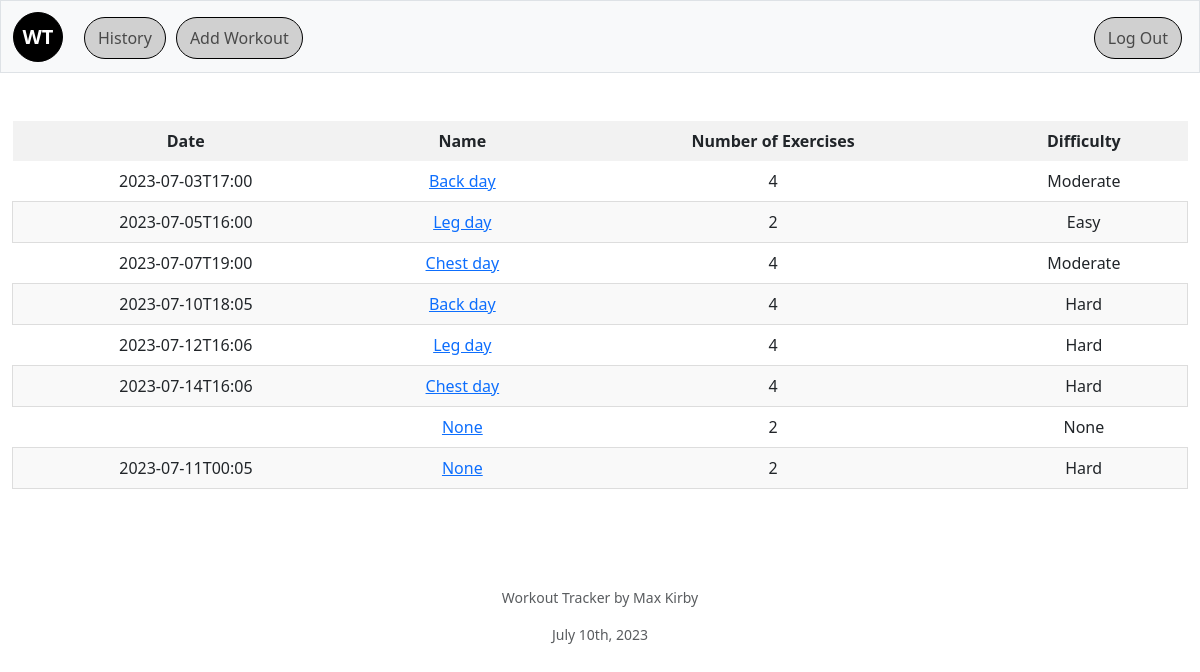
Screenshot of /history (signed in) with the database file from the repository.
### tables this page shows
CREATE TABLE workouts (
    workout_id INTEGER PRIMARY KEY,
    user_id INTEGER,
    workout_name TEXT,
    workout_difficulty TEXT,
    comments TEXT,
    start_time TEXT ,
    end_time TEXT,
    num_exercises INTEGER,
    FOREIGN KEY (user_id) REFERENCES users(user_id)
);

### app.py (the view)
@app.route('/history')
@login_required
def history():
    all_workouts = db.execute("SELECT workout_id,start_time,workout_name,num_exercises,workout_difficulty FROM workouts WHERE user_id = ?", session["user_id"])
    return render_template("history.html", all_workouts=all_workouts)

### app.py (called while the page is built)
@app.after_request
def after_request(response):
    response.headers["Cache-Control"] = "no-cache, no-store, must-revalidate"
    response.headers["Expires"] = 0
    response.headers["Pragma"] = "no-cache"
    return response

def login_required(f):
    @wraps(f)
    def decorated_function(*args, **kwargs):
        if session.get("user_id") is None:
            return redirect("/login")
        return f(*args, **kwargs)
    return decorated_function

### templates/history.html (shortened to what this page needs)
{% extends "layout.html" %}
{% block main %}
<table>
    <thead>
        <tr>
            <th>Date</th>
            <th>Name</th>
            <th>Number of Exercises</th>
            <th>Difficulty</th>
        </tr>
    </thead>
    <tbody>
        {% for i in all_workouts %}
        <tr>
            <td>{{i.start_time}}</td>
            <td><a href="/align?w_id={{i.workout_id}}">{{i.workout_name}}</a></td>
            <td>{{i.num_exercises}}</td>
            <td>{{i.workout_difficulty}}</td>
        </tr>
        {% endfor %}
    </tbody>
</table>
{% endblock %}

### static/styles.css (style rules this page uses)
table { width: 100%; border-collapse: collapse; margin-bottom: 50px; }
thead th { padding: 8px; background-color: #f2f2f2; font-weight: bold; }
tbody td { padding: 8px; border-bottom: 1px solid #ddd; }
tbody tr:nth-child(even) { background-color: #f9f9f9; border-left: 1px solid #ddd; border-right: 1px solid #ddd; }

### rows the page displays
workouts: start_time "2023-07-03T17:00", workout_name "Back day", num_exercises "4", workout_difficulty "Moderate"
workouts: start_time "2023-07-05T16:00", workout_name "Leg day", num_exercises "2", workout_difficulty "Easy"
workouts: start_time "2023-07-07T19:00", workout_name "Chest day", num_exercises "4", workout_difficulty "Moderate"
workouts: start_time "2023-07-10T18:05", workout_name "Back day", num_exercises "4", workout_difficulty "Hard"
workouts: start_time "2023-07-12T16:06", workout_name "Leg day", num_exercises "4", workout_difficulty "Hard"
workouts: start_time "2023-07-14T16:06", workout_name "Chest day", num_exercises "4", workout_difficulty "Hard"
workouts: workout_name "None", num_exercises "2", workout_difficulty "None"
workouts: start_time "2023-07-11T00:05", workout_name "None", num_exercises "2", workout_difficulty "Hard"
